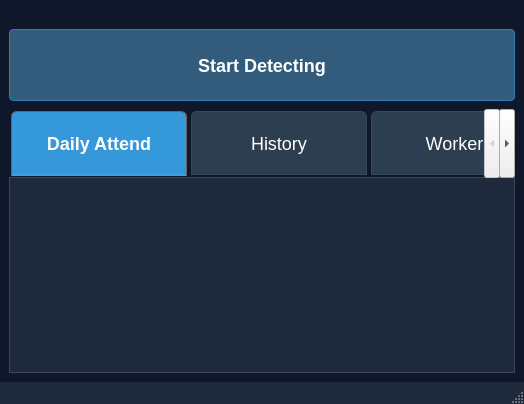
<?xml version="1.0" encoding="UTF-8"?>
<ui version="4.0">
 <class>MainWindow</class>
 <widget class="QMainWindow" name="MainWindow">
  <property name="windowModality">
   <enum>Qt::NonModal</enum>
  </property>
  <property name="geometry">
   <rect>
    <x>0</x>
    <y>0</y>
    <width>524</width>
    <height>404</height>
   </rect>
  </property>
  <property name="sizePolicy">
   <sizepolicy hsizetype="Maximum" vsizetype="Maximum">
    <horstretch>1</horstretch>
    <verstretch>1</verstretch>
   </sizepolicy>
  </property>
  <property name="windowTitle">
   <string>MainWindow</string>
  </property>
  <property name="styleSheet">
   <string notr="true">
/* Main Window */
QMainWindow {
    background-color: #0f172a;
}

/* Menu Bar */
QMenuBar {
    background-color: #1e293b;
    color: #f1f5f9;
    border: none;
    padding: 4px;
}

QMenuBar::item {
    background-color: transparent;
    padding: 4px 8px;
    margin: 2px;
}

QMenuBar::item:selected {
    background-color: #4681A7; /* Updated blue */
    border-radius: 4px;
}

/* Tabs */
QTabWidget::pane {
    border: 1px solid #334155;
    background: #1e293b;
}

QTabBar::tab {
    height: 50px;
    width: 150px;
    font-size: 18px;
    padding: 10px;
    margin: 2px;
    color: #DDD;
    background: #2d3748;
    border: 1px solid #334155;
    border-bottom: none;
    border-top-left-radius: 6px;
    border-top-right-radius: 6px;
}

QTabBar::tab:selected {
    background: #4681A7; /* Updated blue */
    color: white;
    font-weight: bold;
    border-color: #666;
    border-bottom: 2px solid #42A0D8;
}

QTabBar::tab:hover {
    background: #334155;
}

/* Buttons */
QPushButton {
    background-color:rgba(70, 128, 167, 0.66); /* Updated blue */
    color: white;
    border: 1px solid #2980b9;
    border-radius: 4px;
    padding: 5px 15px;
    min-width: 80px;
}

QPushButton:hover {
    background-color:rgba(32, 115, 170, 0.52);
}

QPushButton:pressed {
    background-color: #334155;
}

/* Input Fields */
QLineEdit, QTextEdit, QComboBox {
    background-color: #1e293b;
    color: #f1f5f9;
    border: 1px solid #334155;
    border-radius: 4px;
    padding: 5px;
}

/* Scrollbars */
QScrollBar:vertical {
    border: none;
    background: #1e293b;
    width: 10px;
    margin: 0px;
}

QScrollBar::handle:vertical {
    background: #4681A7; /* Updated blue */
    min-height: 20px;
    border-radius: 4px;
}

QScrollBar::add-line:vertical, QScrollBar::sub-line:vertical {
    height: 0px;
}

/* Tables */
QTableView {
    background-color: #1e293b;
    color: #f1f5f9;
    border: 1px solid #334155;
    gridline-color: #334155;
    alternate-background-color: #2d3748;
}

QHeaderView::section {
    background-color: #2d3748;
    color: #f1f5f9;
    padding: 5px;
    border: none;
}

/* Status Bar */
QStatusBar {
    background-color: #1e293b;
    color: #AAA;
}

/* Tooltips */
QToolTip {
    background-color: #252525;
    color: white;
    border: 1px solid #334155;
}
QTabBar::tab {
    padding: 6px 12px;         /* Add space around the text */
    background: #2c3e50;
    color: white;
    border: 1px solid #34495e;
    border-top-left-radius: 6px;
    border-top-right-radius: 6px;
    min-width: 0px;            /* Important! */
    width: auto;               /* Let width fit content */
}

QTabBar::tab:selected {
    background: #3498db;
    font-weight: bold;
}

QTabWidget::pane {
    border: 1px solid #34495e;
    top: -1px;                 /* Align pane with tabs */
}

</string>
  </property>
  <widget class="QWidget" name="centralwidget">
   <property name="sizePolicy">
    <sizepolicy hsizetype="Maximum" vsizetype="Maximum">
     <horstretch>0</horstretch>
     <verstretch>0</verstretch>
    </sizepolicy>
   </property>
   <layout class="QHBoxLayout" name="horizontalLayout">
    <item>
     <layout class="QVBoxLayout" name="verticalLayout">
      <property name="spacing">
       <number>8</number>
      </property>
      <item>
       <spacer name="verticalSpacer">
        <property name="orientation">
         <enum>Qt::Vertical</enum>
        </property>
        <property name="sizeType">
         <enum>QSizePolicy::Minimum</enum>
        </property>
        <property name="sizeHint" stdset="0">
         <size>
          <width>20</width>
          <height>20</height>
         </size>
        </property>
       </spacer>
      </item>
      <item>
       <layout class="QHBoxLayout" name="horizontalLayout_2">
        <item>
         <widget class="QPushButton" name="startVideoBtn">
          <property name="font">
           <font>
            <pointsize>-1</pointsize>
            <weight>75</weight>
            <bold>true</bold>
           </font>
          </property>
          <property name="styleSheet">
           <string notr="true">font-weight : bold;
font-size:18px;
text-align: center;
height:60px</string>
          </property>
          <property name="text">
           <string>Start Detecting</string>
          </property>
          <property name="icon">
           <iconset>
            <normaloff>../assets/face-detection.png</normaloff>../assets/face-detection.png</iconset>
          </property>
          <property name="iconSize">
           <size>
            <width>32</width>
            <height>32</height>
           </size>
          </property>
         </widget>
        </item>
       </layout>
      </item>
      <item>
       <widget class="QTabWidget" name="tabWidget">
        <property name="styleSheet">
         <string notr="true">QTabBar::tab {
	width:150px;
}</string>
        </property>
        <property name="tabPosition">
         <enum>QTabWidget::North</enum>
        </property>
        <property name="currentIndex">
         <number>0</number>
        </property>
        <property name="iconSize">
         <size>
          <width>25</width>
          <height>25</height>
         </size>
        </property>
        <property name="elideMode">
         <enum>Qt::ElideLeft</enum>
        </property>
        <property name="documentMode">
         <bool>false</bool>
        </property>
        <property name="movable">
         <bool>false</bool>
        </property>
        <property name="tabBarAutoHide">
         <bool>false</bool>
        </property>
        <widget class="QWidget" name="workers">
         <attribute name="icon">
          <iconset>
           <normaloff>../assets/check-mark - Copy.png</normaloff>../assets/check-mark - Copy.png</iconset>
         </attribute>
         <attribute name="title">
          <string>Daily Attend</string>
         </attribute>
        </widget>
        <widget class="QWidget" name="attendenace">
         <attribute name="icon">
          <iconset>
           <normaloff>../assets/clock.png</normaloff>../assets/clock.png</iconset>
         </attribute>
         <attribute name="title">
          <string>History</string>
         </attribute>
        </widget>
        <widget class="QWidget" name="tab">
         <attribute name="icon">
          <iconset>
           <normaloff>../assets/user.png</normaloff>../assets/user.png</iconset>
         </attribute>
         <attribute name="title">
          <string>Workers</string>
         </attribute>
        </widget>
       </widget>
      </item>
     </layout>
    </item>
   </layout>
  </widget>
  <widget class="QStatusBar" name="statusbar"/>
  <action name="actionstart">
   <property name="text">
    <string>start</string>
   </property>
  </action>
 </widget>
 <resources/>
 <connections/>
</ui>
